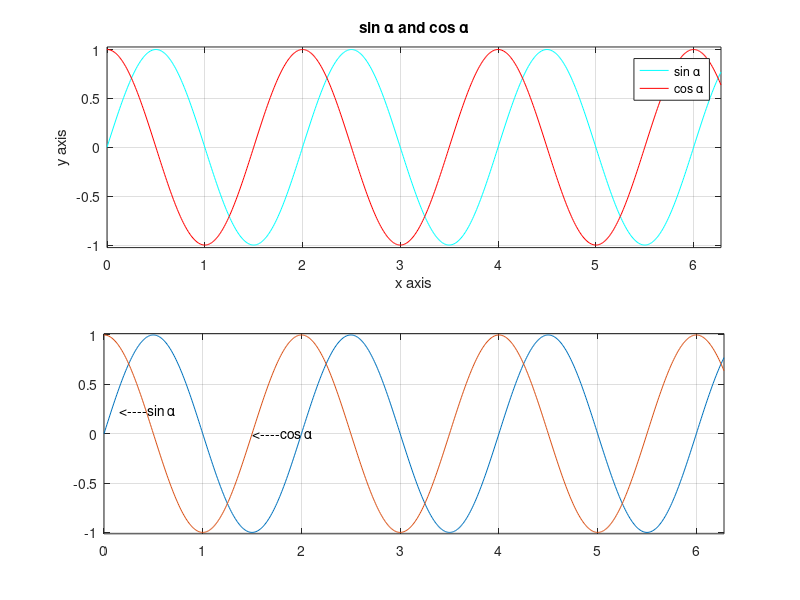

MATLAB code to generate this figure:
close all
clear all
A = 1
f =0.5
t = 0: 0.01:2*pi;
y = A*sin(2*pi*f*t);
subplot(2,1,1)
plot(t,y,"c")
title('sin \alpha and cos \alpha')

grid on 
axis equal
hold on

A1 = 1
f1 =0.5
t1 = 0: 0.01:2*pi;
y1 = A1*cos(2*pi*f1*t1);
subplot(2,1,1)
plot(t1,y1,"r")
xlabel("x axis")
ylabel("y axis")

legend('sin \alpha','cos \alpha');

hold on
A3 = 1
f3 =0.5
t3 = 0: 0.01:2*pi;
y3 = A*sin(2*pi*f3*t3);
subplot(2,1,2)
plot(t3,y3)
text(0.155,0.25,'<----sin \alpha')
hold on
A4 = 1
f4 =0.5
t4 = 0: 0.01:2*pi;
y4 = A4*cos(2*pi*f4*t4);
subplot(2,1,2)
plot(t4,y4)
text(1.5,0,'<----cos \alpha')
grid on 
axis equal
